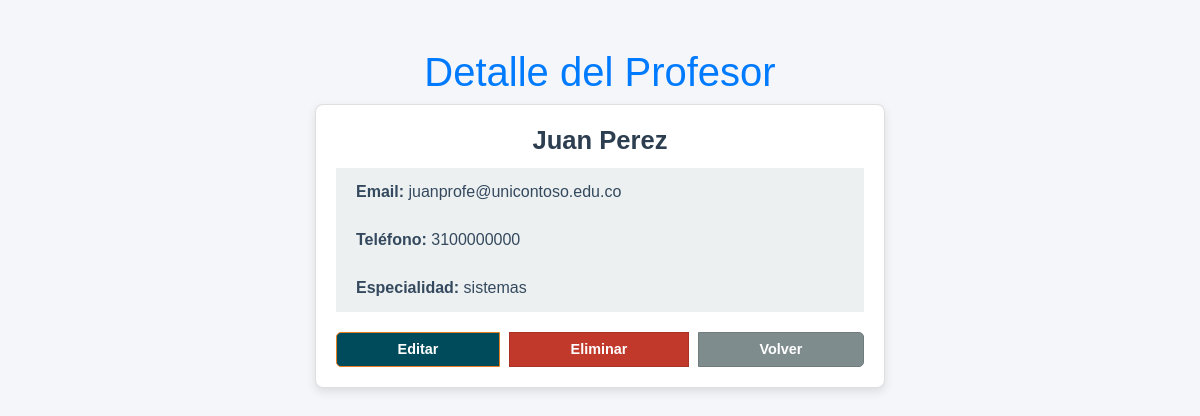
The page /profesores/1/ on the database its author committed.
### gestion_academica/models.py (models this page shows, shortened)
class Usuario(models.Model):
    nombre = models.CharField(max_length=100)
    email = models.EmailField(unique=True)
    telefono = models.CharField(max_length=15, blank=True, null=True)
    class Meta:
        abstract = True

class Profesor(Usuario):
    especialidad = models.CharField(max_length=100)

### gestion_academica/views.py (the view)
# urls.py: path('profesores/<int:profesor_id>/', views.detalle_profesor, name='detalle_profesor'),
def detalle_profesor(request, profesor_id):
    profesor = get_object_or_404(Profesor, id=profesor_id)
    return render(request, 'gestion_academica/detalle_profesor.html', {'profesor': profesor})

### gestion_academica/templates/gestion_academica/detalle_profesor.html (shortened to what this page needs)
<!DOCTYPE html>
<html lang="es">
<head>
  <link rel="stylesheet" href="https://stackpath.bootstrapcdn.com/bootstrap/4.5.2/css/bootstrap.min.css">
</head>
<body>
  <div class="container mt-5">
    <h1 class="text-primary text-center">Detalle del Profesor</h1>
    <div class="card">
      <div class="card-body">
        <h3 class="card-title text-center">{{ profesor.nombre }}</h3>
        <ul class="list-group list-group-flush">
          <li class="list-group-item"><strong>Email:</strong> {{ profesor.email }}</li>
          <li class="list-group-item"><strong>Teléfono:</strong> {{ profesor.telefono }}</li>
          <li class="list-group-item"><strong>Especialidad:</strong> {{ profesor.especialidad }}</li>
        </ul>
        <div class="btn-group">
          <a href="{% url 'editar_profesor' profesor.id %}" class="btn btn-warning" aria-label="Editar profesor">Editar</a>
          <a href="{% url 'eliminar_profesor' profesor.id %}" class="btn btn-danger" aria-label="Eliminar profesor">Eliminar</a>
          <a href="{% url 'lista_profesores' %}" class="btn btn-secondary" aria-label="Volver al listado">Volver</a>
        </div>
      </div>
    </div>
  </div>
</body>
</html>

### gestion_academica/templates/gestion_academica/detalle_profesor.html (style rules this page uses)
body { background-color: #f4f6f9; font-family: Arial, sans-serif; }
.container { max-width: 600px; }
.card { background: #ffffff; box-shadow: 0px 4px 10px rgba(0, 0, 0, 0.1); border-radius: 8px; overflow: hidden; }
.card-body { padding: 20px; }
.card-title { font-size: 1.6rem; font-weight: bold; color: #2c3e50; }
.list-group-item { font-size: 1rem; color: #34495e; background-color: #ecf0f1; border: none; }
.btn-group { display: flex; justify-content: center; gap: 10px; margin-top: 20px; }
.btn { min-width: 110px; font-size: 0.9rem; font-weight: bold; border-radius: 5px; }
.btn-warning { background-color: #004b5b; border-color: #e67e22; color: #fff; }
.btn-danger { background-color: #c0392b; border-color: #a93226; color: #fff; }
.btn-secondary { background-color: #7f8c8d; border-color: #707b7c; color: #fff; }

### rows shown on the page
Profesor: nombre "Juan Perez", email "juanprofe@unicontoso.edu.co", telefono "3100000000", especialidad "sistemas"
